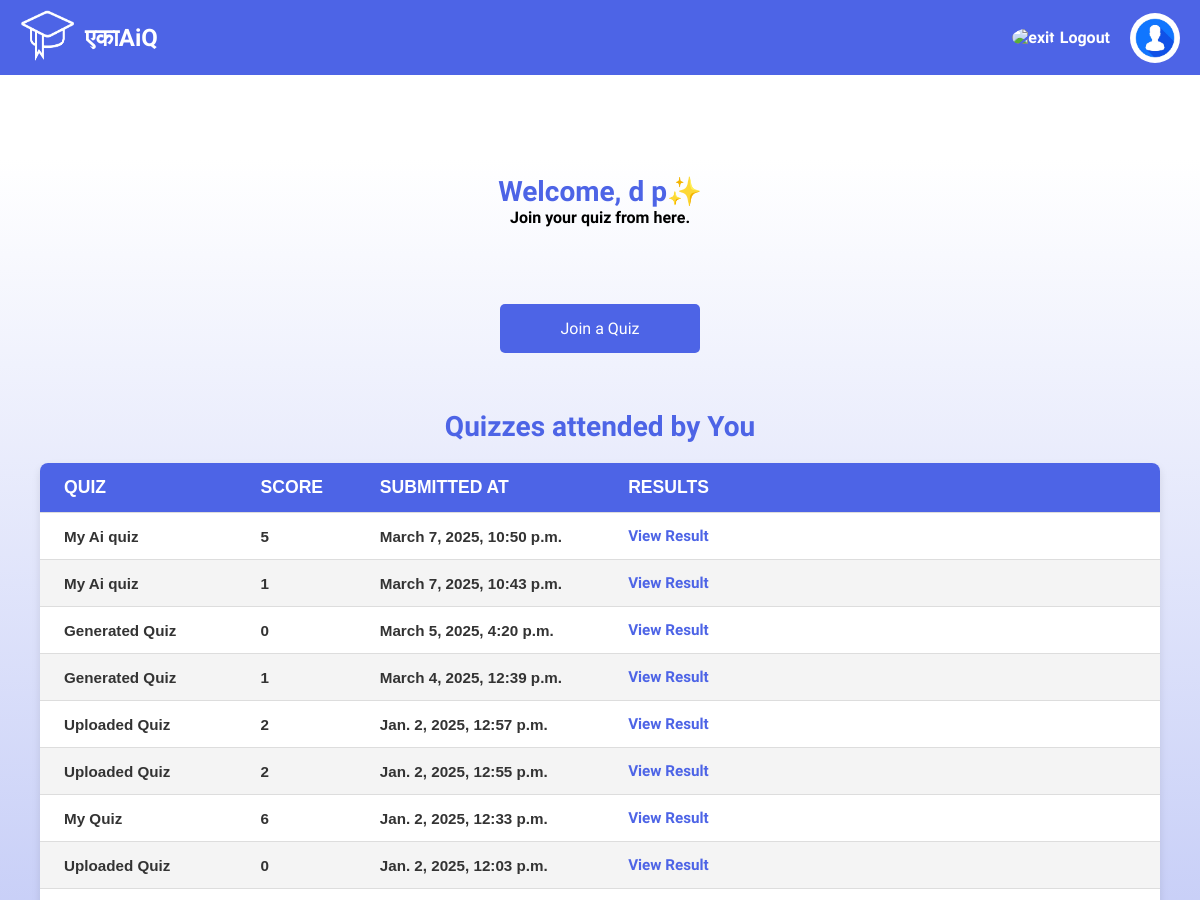
The app's page /student/home/ (signed in, upper part), older data.
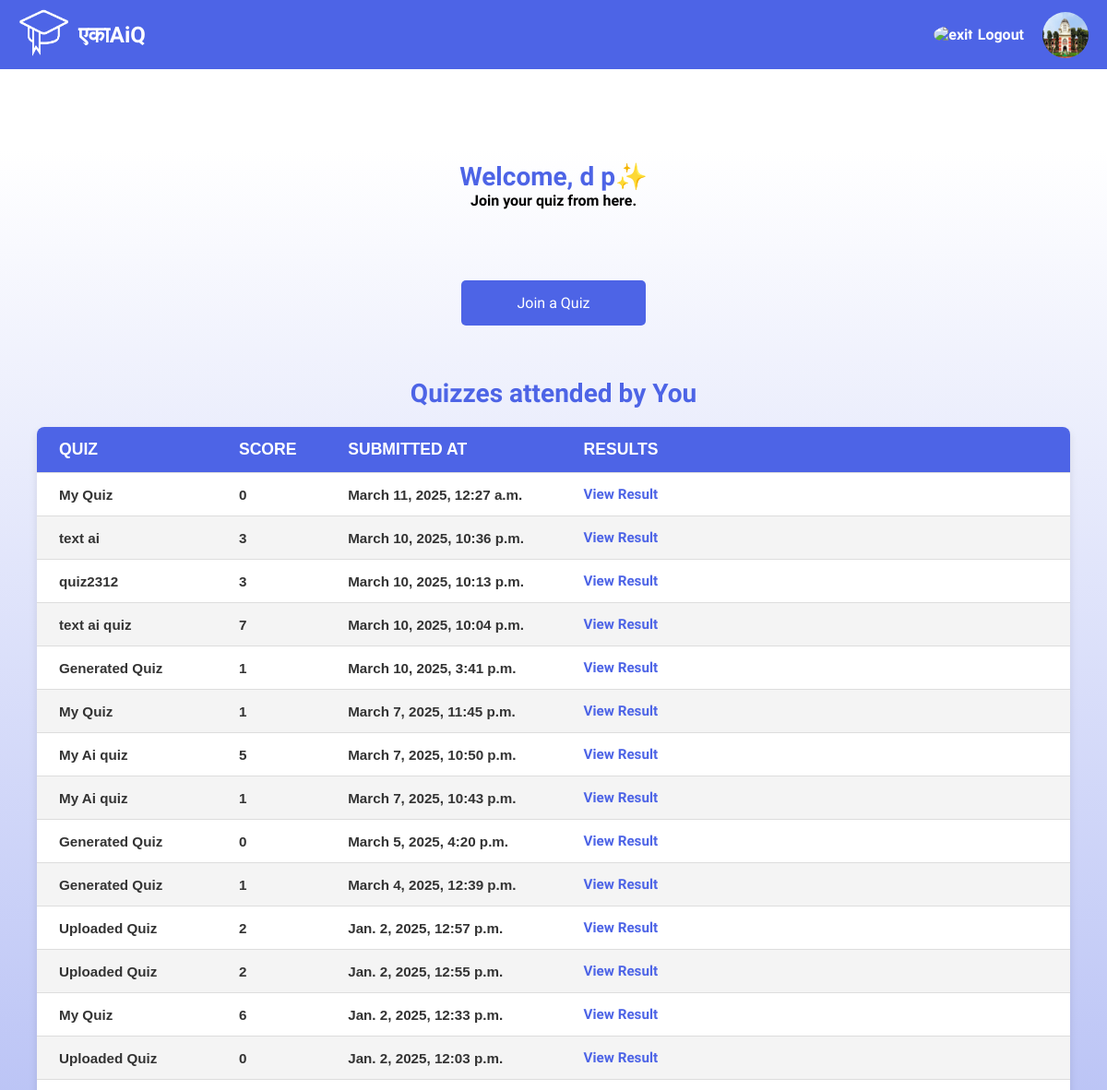
The same page, newer data.
### q/models.py (models this page shows, shortened)
class QuizResult(models.Model):
    quiz = models.ForeignKey(Quiz, related_name='results', on_delete=models.CASCADE)
    user = models.ForeignKey(User, on_delete=models.CASCADE)
    score = models.IntegerField()
    total_points = models.IntegerField(default=0)
    percentage = models.DecimalField(max_digits=5, decimal_places=2, default=0)
    submitted_at = models.DateTimeField(auto_now_add=True)
    class Meta:
        ordering = ['-submitted_at']  # Most recent results first

class Quiz(models.Model):
    title = models.CharField(max_length=255)
    start_time = models.DateTimeField(blank=True, null=True)
    end_time = models.DateTimeField(blank=True, null=True)
    pdf = models.FileField(upload_to='pdfs/', null=True, blank=True)
    code = models.IntegerField(unique=True, editable=False, null=True, blank=True)
    host = models.ForeignKey(User, on_delete=models.CASCADE)
    created_at = models.DateTimeField(auto_now_add=True)
    show_results_to_student = models.BooleanField(default=True)  # Show results or not
    duration = models.IntegerField(default=2)  # Duration in minutes
    is_active = models.BooleanField(default=True)  # Whether the quiz is active or not
    def __str__(self):
        return self.title

### login/models.py (models this page shows, shortened)
class User(AbstractBaseUser, PermissionsMixin):
    email = models.EmailField(unique=True)
    first_name = models.CharField(max_length=50)
    last_name = models.CharField(max_length=50)
    is_student = models.BooleanField(default=False)
    is_teacher = models.BooleanField(default=False)
    is_verified = models.BooleanField(default=False)
    otp = models.CharField(max_length=6, blank=True, null=True)
    prn = models.CharField(max_length=20, blank=True, null=True)
    is_staff = models.BooleanField(default=False)
    is_active = models.BooleanField(default=True)
    profile_picture = models.ImageField(upload_to='profile_pics/', blank=True, null=True)
    GENDER_CHOICES = [
        ('Male', 'Male'),
        ('Female', 'Female'),
        ('Other', 'Other'),
    ]
    gender = models.CharField(max_length=10, choices=GENDER_CHOICES, default='Male')
    location = models.CharField(max_length=100, blank=True, null=True)
    date_joined = models.DateTimeField(auto_now_add=True)
    USERNAME_FIELD = 'email'
    REQUIRED_FIELDS = ['first_name', 'last_name']
    objects = CustomUserManager()
    groups = models.ManyToManyField(
        'auth.Group',
        related_name='custom_user_set',
        blank=True,
        help_text='The groups this user belongs to. A user will get all permissions granted to each of their groups.',
        verbose_name='groups',
    )
    user_permissions = models.ManyToManyField(
        'auth.Permission',
        related_name='custom_user_set',
        blank=True,
        help_text='Specific permissions for this user.',
        verbose_name='user permissions',
    )

### login/views.py (the view)
# urls.py: path('student/home/', home_std , name='student_home'),
@login_required
def home_std(request):
    user = request.user
    if request.user.is_authenticated:
        if user.is_teacher:
            return redirect('teacher_home')
    result = QuizResult.objects.filter(user=user)
    return render(request, 'dashboard_std.html', {'results': result})

### login/templates/dashboard_std.html (shortened to what this page needs)
<!DOCTYPE html>
<html lang="en">
    {% load static %}
<head>
    <link rel="stylesheet" href="{% static 'css/dashboard_stu.css' %}" />
</head>
<body>
    <B>
    <div class="top-navigation">
        <div class="logo">
            <img width="55" height="55" src="{% static 'images/hlgo.png' %}" alt="test-passed"/>
            <span class="title-main" style="font-size: 1.5em;">एकाAiQ</span>
        </div>
        <div class="nav-links">
            <a href="{% url 'logout' %}">
                <span class="icon">
                    <img width="25" height="25" src="https://img.icons8.com/forma-regular/50/1A1A1A/exit.png" alt="exit"/>
                </span>
                <span class="title">Logout</span>
            </a>
            <a href="{% url 'profile_view' %}">
                {% if user.profile_picture %}
                    <img width="50" height="50" src="{{ user.profile_picture.url }}" alt="Profile Image">
                {% else %}
                    <img width="50" height="50" src="{% static 'images/prfpic.png' %}" alt="Default Profile Image">
                {% endif %}
            </a>
        </div>
    </div>
    <div class="main">
        <section class="content">
            <div class="welcome-message">
                <h1>Welcome, {{ user.first_name }} {{ user.last_name }}&#10024;</h1>
                <p>Join your quiz from here.</p>
            </div>
            <br><br><br>
            <div class="cta-buttons">
                <button onclick="joinQuiz()">Join a Quiz</button>
            </div>
            <br><br><br>
            <div class="welcome-message">
                 <h1>Quizzes attended by You</h1>
            </div>
            <div class="quiz-history">
                <table class="user-results" align="center">
                    <thead>
                        <tr>
                            <th>Quiz</th>
                            <th>Score</th>
                            <th>Submitted At</th>
                            <th>Results</th>
                        </tr>
                    </thead>
                    <tbody>
                        {% for result in results %}
                            <tr>
                                <td>{{ result.quiz }}</td>
                                <td>{{ result.score }}</td>
                                <td>{{ result.submitted_at }}</td>
                                <td>
                                    {% if result.quiz.show_results_to_student %}
                                        <a href="{% url 'quiz_result' result.quiz.id %}">View Result</a>
                                    {% else %}
                                        <span style="color: red;">The result is not visible for this quiz. Please contact the quiz creator.</span>
                                    {% endif %}
                                </td>
                            </tr>
                        {% empty %}
                            <tr>
                                <td colspan="4">You haven't attended any quizzes yet.</td>
                            </tr>
                        {% endfor %}
                    </tbody>
                </table>
            </div>
        </section>
    </div>
</body>
</html>

Row changes from the older to the newer data that the page shows:
changed User: profile_picture: picture added
added QuizResult: quiz "My Quiz", score "0", submitted_at "March 11, 2025, 12:27 a.m.", shows "View Result"
added QuizResult: quiz "text ai", score "3", submitted_at "March 10, 2025, 10:36 p.m.", shows "View Result"
added QuizResult: quiz "quiz2312", score "3", submitted_at "March 10, 2025, 10:13 p.m.", shows "View Result"
added QuizResult: quiz "text ai quiz", score "7", submitted_at "March 10, 2025, 10:04 p.m.", shows "View Result"
added QuizResult: quiz "Generated Quiz", score "1", submitted_at "March 10, 2025, 3:41 p.m.", shows "View Result"
added QuizResult: quiz "My Quiz", score "1", submitted_at "March 7, 2025, 11:45 p.m.", shows "View Result"
